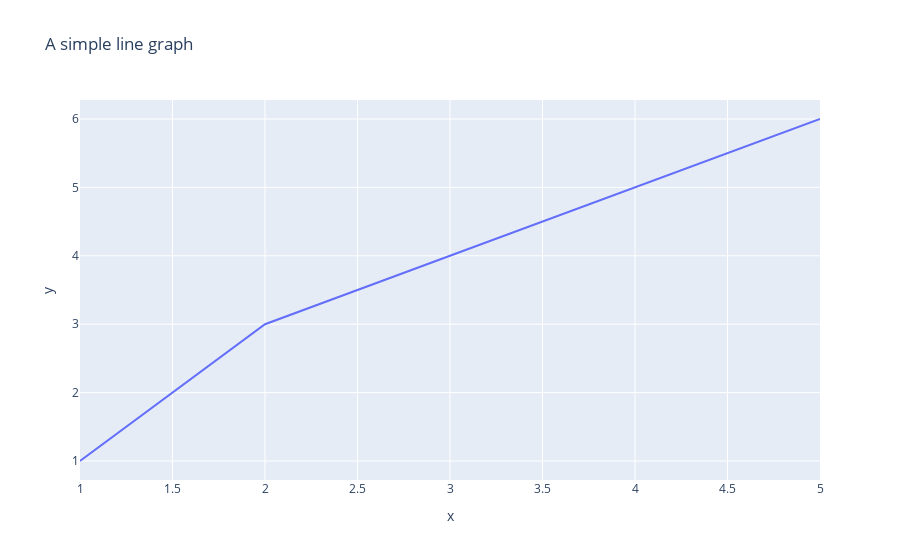

Notebook code for this chart:
### Code cell
import plotly.express as px
 
x = [1,2,3,4,5]
y = [1,3,4,5,6]
fig = px.line( x = x ,
              y = y,
              title = 'A simple line graph')
fig.show()

### Figure 1 — Plotly figure (JSON) as saved in the notebook; plotly's stock layout.template omitted (floating-point values rounded to 4 significant figures)
{"data": [{"hovertemplate": "x=%{x}<br>y=%{y}<extra></extra>", "legendgroup": "", "line": {"color": "#636efa", "dash": "solid"}, "marker": {"symbol": "circle"}, "mode": "lines", "name": "", "orientation": "v", "showlegend": false, "type": "scatter", "x": [1, 2, 3, 4, 5], "xaxis": "x", "y": [1, 3, 4, 5, 6], "yaxis": "y"}], "layout": {"legend": {"tracegroupgap": 0}, "title": {"text": "A simple line graph"}, "xaxis": {"anchor": "y", "domain": [0, 1], "title": {"text": "x"}}, "yaxis": {"anchor": "x", "domain": [0, 1], "title": {"text": "y"}}}}
